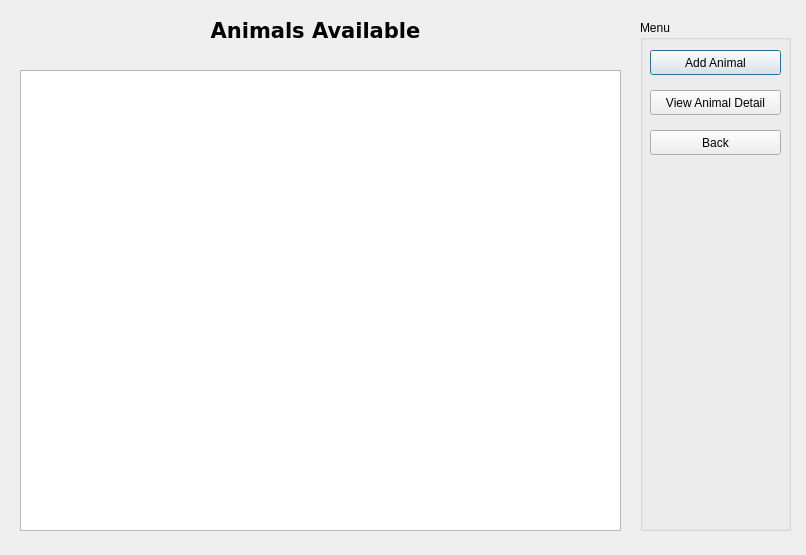
<?xml version="1.0" encoding="UTF-8"?>
<ui version="4.0">
 <class>animalListView</class>
 <widget class="QDialog" name="animalListView">
  <property name="geometry">
   <rect>
    <x>0</x>
    <y>0</y>
    <width>806</width>
    <height>555</height>
   </rect>
  </property>
  <property name="windowTitle">
   <string>View Animals</string>
  </property>
  <widget class="QLabel" name="label">
   <property name="geometry">
    <rect>
     <x>180</x>
     <y>20</y>
     <width>271</width>
     <height>21</height>
    </rect>
   </property>
   <property name="font">
    <font>
     <family>DejaVu Sans</family>
     <pointsize>16</pointsize>
     <weight>75</weight>
     <bold>true</bold>
    </font>
   </property>
   <property name="lineWidth">
    <number>0</number>
   </property>
   <property name="text">
    <string>Animals Available</string>
   </property>
   <property name="alignment">
    <set>Qt::AlignCenter</set>
   </property>
  </widget>
  <widget class="QGroupBox" name="groupBox">
   <property name="geometry">
    <rect>
     <x>640</x>
     <y>20</y>
     <width>151</width>
     <height>511</height>
    </rect>
   </property>
   <property name="title">
    <string>Menu</string>
   </property>
   <widget class="QPushButton" name="addButton">
    <property name="geometry">
     <rect>
      <x>10</x>
      <y>30</y>
      <width>131</width>
      <height>25</height>
     </rect>
    </property>
    <property name="text">
     <string>Add Animal</string>
    </property>
   </widget>
   <widget class="QPushButton" name="backButton">
    <property name="geometry">
     <rect>
      <x>10</x>
      <y>110</y>
      <width>131</width>
      <height>25</height>
     </rect>
    </property>
    <property name="text">
     <string>Back</string>
    </property>
   </widget>
   <widget class="QPushButton" name="detailButton">
    <property name="geometry">
     <rect>
      <x>10</x>
      <y>70</y>
      <width>131</width>
      <height>25</height>
     </rect>
    </property>
    <property name="text">
     <string>View Animal Detail</string>
    </property>
   </widget>
  </widget>
  <widget class="QTableView" name="animalList">
   <property name="geometry">
    <rect>
     <x>20</x>
     <y>70</y>
     <width>601</width>
     <height>461</height>
    </rect>
   </property>
  </widget>
 </widget>
 <resources/>
 <connections/>
</ui>
